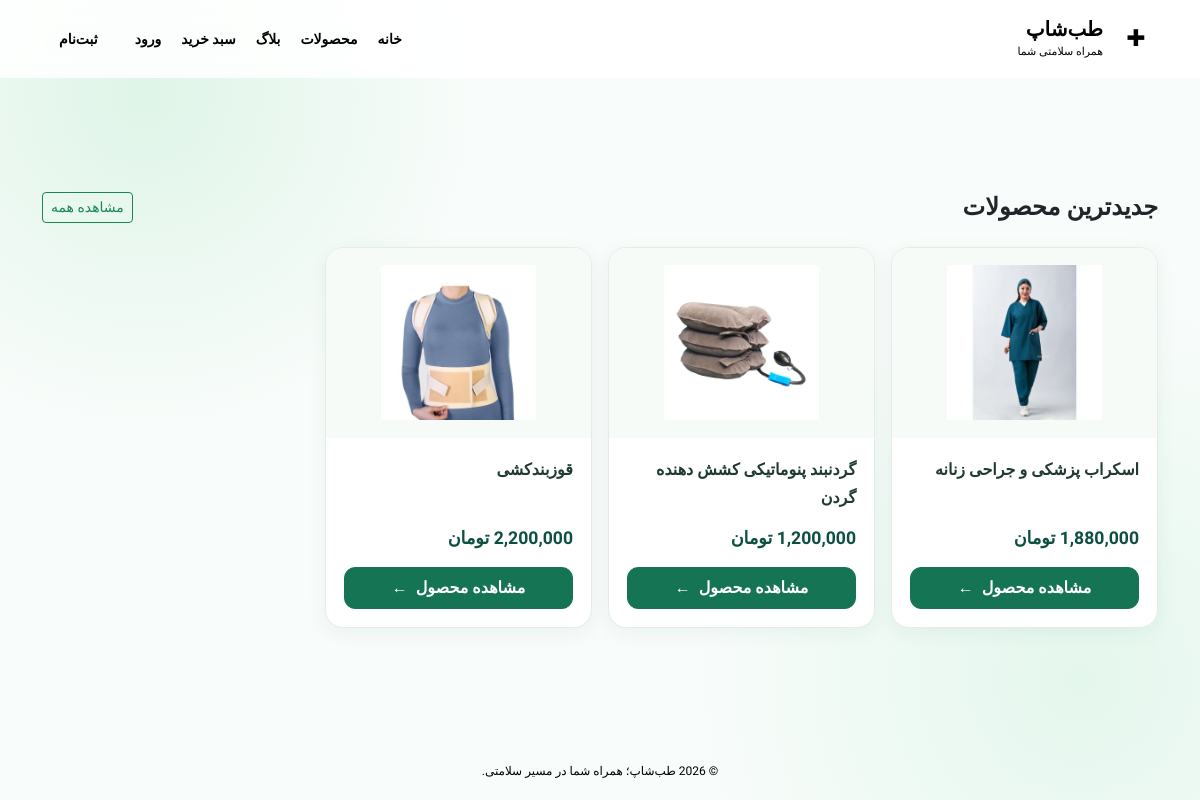
The page / on the database its author committed.
### apps/products/models.py (models this page shows, shortened)
class Product(models.Model):
    class Size(models.TextChoices):
        SMALL = ("S", "اسمال")
        MEDIUM = ("M", "مدیوم")
        LARGE = ("L", "لارج")
        XLARGE = ("XL", "ایکس لارج")
    class Gender(models.TextChoices):
        MALE = ("M", "مردانه")
        FEMALE = ("F", "زنانه")
        UNISEX = ("U", "یونیسکس")
    title = models.CharField(max_length=50, unique=True, verbose_name="عنوان محصول")
    slug = models.SlugField(
        max_length=100,
        unique=True,
        blank=True,
        verbose_name="نامک (Slug)",
    )
    description = models.TextField(
        verbose_name="توضیحات محصول",
        blank=True,
        null=True,
    )
    category = models.ForeignKey(
        Category,
        on_delete=models.CASCADE,
        related_name="products",
        verbose_name="دسته‌بندی",
    )
    brand = models.ForeignKey(
        Brand,
        on_delete=models.CASCADE,
        verbose_name="برند",
    )
    model = models.ForeignKey(
        BrandModel,
        on_delete=models.CASCADE,
        verbose_name="مدل",
        null=True,
        blank=True,
    )
    color = models.ForeignKey(
        Color,
        on_delete=models.CASCADE,
        verbose_name="رنگ",
        null=True,
        blank=True,
    )
    size = models.CharField(
        max_length=5,
        choices=Size.choices,
        default=Size.SMALL,
        null=True,
        blank=True,
        verbose_name="سایز",
    )
    quantity = models.PositiveIntegerField(default=0, verbose_name="موجودی")
    price = models.DecimalField(
        max_digits=12,
        decimal_places=0,
        verbose_name="قیمت (تومان)",
    )
    gender = models.CharField(
        max_length=1,
        choices=Gender.choices,
        default=Gender.FEMALE,
        verbose_name="جنسیت",
    )
    blog_posts = models.ManyToManyField(
        "blogs.BlogPost",
        blank=True,
        related_name="products",
        verbose_name="مقالات آموزشی",
    )
    is_active = models.BooleanField(default=True, verbose_name="فعال")
    created_at = models.DateTimeField(auto_now_add=True, verbose_name="تاریخ ایجاد")
    updated_at = models.DateTimeField(auto_now=True, verbose_name="تاریخ ویرایش")
    class Meta:
        verbose_name = "محصول"
        verbose_name_plural = "محصولات"

class ProductImage(models.Model):
    product = models.ForeignKey(
        Product,
        on_delete=models.CASCADE,
        related_name="images",
        verbose_name="تصویر محصول",
    )
    image = models.ImageField(
        upload_to="products/images/",
        verbose_name="تصویر",
    )
    alt_text = models.CharField(
        max_length=100,
        blank=True,
        null=True,
        verbose_name="متن جایگزین (Alt)",
    )
    created_at = models.DateTimeField(
        auto_now_add=True,
        verbose_name="تاریخ بارگذاری",
    )
    class Meta:
        verbose_name = "تصویر محصول"
        verbose_name_plural = "تصاویر محصول"

### apps/products/views.py (the view)
# urls.py: path('', HomePageView.as_view(), name='home'),
class HomePageView(TemplateView):
    template_name = "home.html"
    def get_context_data(self, **kwargs):
        context = super().get_context_data(**kwargs)
        print("--- DEBUG: HomePageView is working! ---")
        products = Product.objects.filter(is_active=True).prefetch_related("images").order_by("-created_at")[:8]
        context["recent_products"] = products
        return context

### templates/home.html
{% extends "base.html" %}
{% block content %}
<div class="shop-page container py-3">
    <div class="d-flex justify-content-between align-items-center mb-4">
        <h2 class="h4 text-dark fw-bold m-0">جدیدترین محصولات</h2>
        <a href="{% url 'products:list' %}" class="btn btn-sm btn-outline-success">مشاهده همه</a>
    </div>
    <div class="row row-cols-2 row-cols-md-4 g-3">
        {% for product in recent_products %}
            <div class="col">{% include "products/_product_card.html" %}</div>
        {% empty %}
            <div class="col-12 text-center py-5 text-muted">محصولی برای نمایش وجود ندارد.</div>
        {% endfor %}
    </div>
</div>
{% endblock %}

### templates/products/_product_card.html
{% load humanize %}
<article class="shop-card">
    <a class="shop-card-media"
       href="{% url 'products:detail' product.slug %}"
       aria-label="مشاهده {{ product.title }}">
        {% with image=product.images.all|first %}
            {% if image %}
                <img src="{{ image.image.url }}"
                     alt="{{ product.title }}"
                     loading="lazy">
            {% else %}
                <span class="text-muted">تصویری ثبت نشده است</span>
            {% endif %}
        {% endwith %}
    </a>
    <div class="shop-card-body">
        <h3 class="shop-card-title">
            <a href="{% url 'products:detail' product.slug %}">
                {{ product.title }}
            </a>
        </h3>
        <div class="mt-auto">
            <div class="shop-price mb-3">
                <bdi>{{ product.price|intcomma }}</bdi> تومان
            </div>
            <a class="shop-btn w-100"
               href="{% url 'products:detail' product.slug %}">
                مشاهده محصول <span aria-hidden="true">←</span>
            </a>
        </div>
    </div>
</article>

### static/css/site.css (style rules this page uses)
* { box-sizing: border-box; }
body { min-height: 100vh; margin: 0; display: flex; flex-direction: column; color: var(--text); background: radial-gradient(circle at 12% 12%, #dff5e8 0, transparent 26%), radial-gradient(circle at 90% 85%, #e4f7ed 0, transparent 30%), #f8fcfa; font-family: "Vazirmatn", Tahoma, sans-serif; }
a { text-decoration: none; }

### templates/base.html (style rules this page uses)
.shop-page { --shop-green: #157454; --shop-dark: #0d4f42; --shop-border: #e1ede6; padding: 32px 0 56px; color: #203a32; }
.shop-page .shop-card { display: flex; flex-direction: column; height: 100%; overflow: hidden; border: 1px solid var(--shop-border); border-radius: 18px; background: #fff; box-shadow: 0 5px 20px rgba(13, 79, 66, .06); transition: transform .2s ease, box-shadow .2s ease; }
.shop-page .shop-card-media { display: flex; height: 190px; align-items: center; justify-content: center; overflow: hidden; padding: 15px; background: #f7fbf8; text-decoration: none; }
.shop-page .shop-card-media img { display: block; width: auto; height: auto; max-width: 100%; max-height: 155px; object-fit: contain; }
.shop-page .shop-card-body { display: flex; flex: 1; flex-direction: column; gap: 12px; padding: 18px; }
.shop-page .shop-card-title { margin: 0; font-size: 1rem; font-weight: 700; line-height: 1.8; }
.shop-page .shop-card-title a { color: #203a32; text-decoration: none; }
.shop-page .shop-price { color: var(--shop-dark); font-size: 1.1rem; font-weight: 800; }
.shop-page .shop-btn { display: inline-flex; align-items: center; justify-content: center; gap: 8px; min-height: 41px; padding: 8px 18px; border: 1px solid var(--shop-green); border-radius: 11px; background: var(--shop-green); color: #fff; font: inherit; font-weight: 700; text-decoration: none; transition: background .2s ease, color .2s ease, transform .2s ease; }

### rows shown on the page
Product: images.image (picture), title "اسکراب پزشکی و جراحی زنانه", price "1,880,000"
Product: images.image (picture), title "گردنبند پنوماتیکی کشش دهنده گردن", price "1,200,000"
Product: images.image (picture), title "قوزبندکشی", price "2,200,000"
